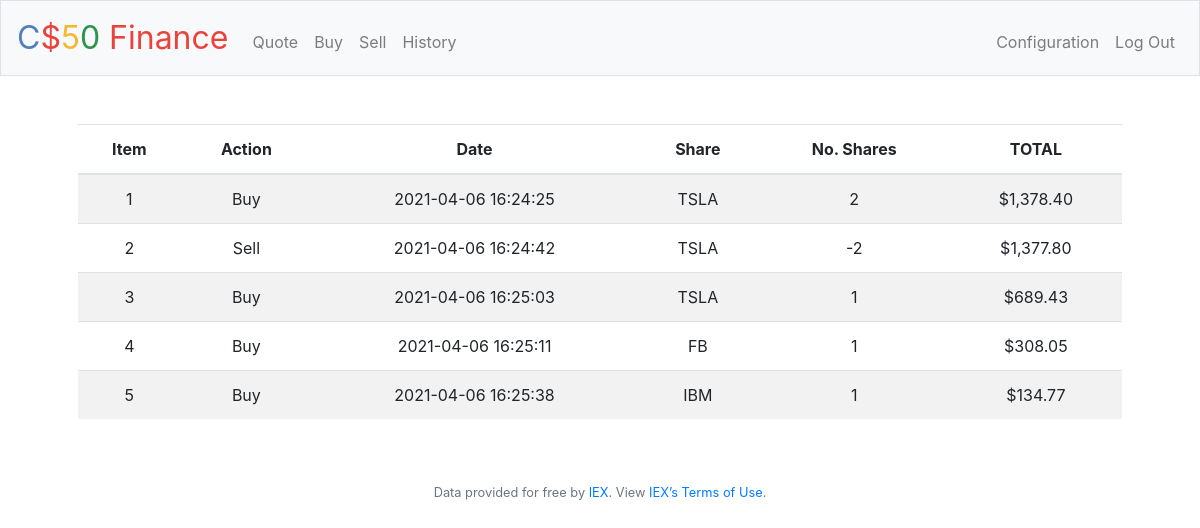
The page /history (signed in) on the database as committed earlier.
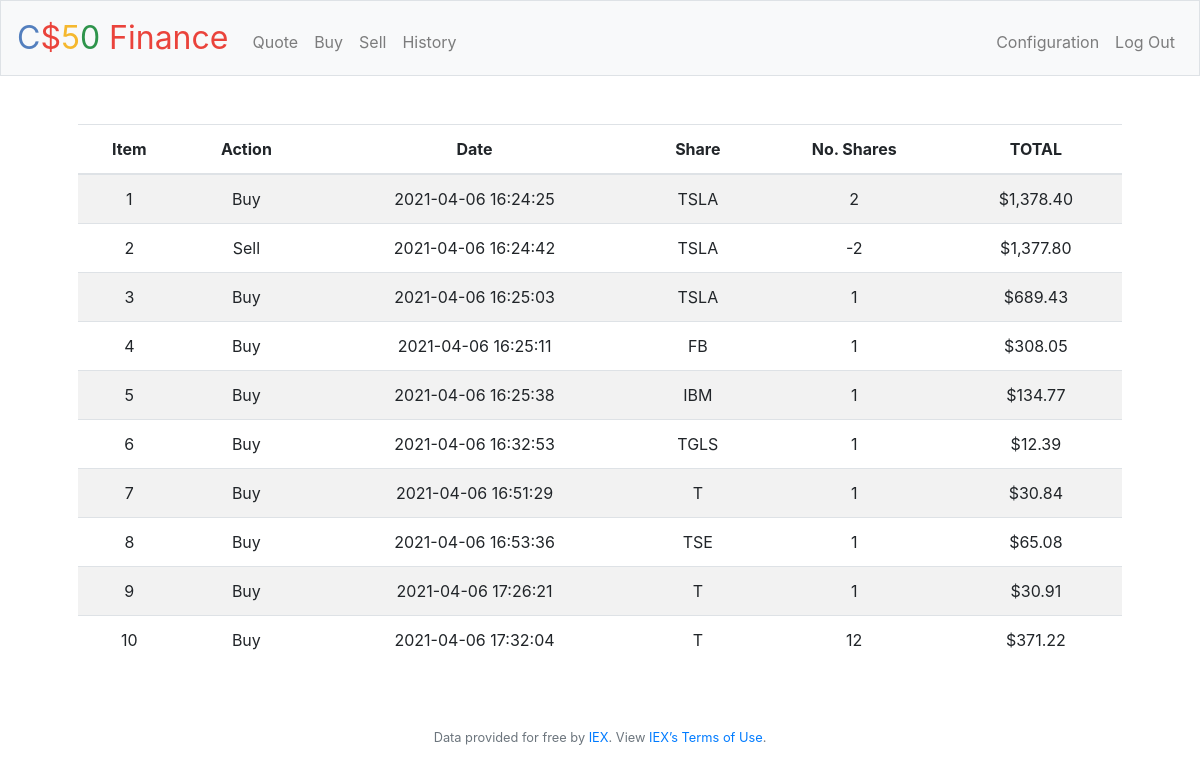
The same page on the database as committed later.
### tables this page shows
CREATE TABLE transactions (
id INTEGER, 
user_id INTEGER NOT NULL,
action INTEGER NOT NULL,
date DATETIME NOT NULL,
share TEXT NOT NULL,
no_shares INTEGER NOT NULL,
value DECIMAL NOT NULL,
PRIMARY KEY(id),
FOREIGN KEY(user_id) REFERENCES users(id));

### application.py (the view)
@app.route("/history")
@login_required
def history():
    historic = db.execute("SELECT id, action, date, share, no_shares, value FROM transactions WHERE user_id = ?", session["user_id"])
    return render_template("history.html", historic=historic)

### application.py (called while the page is built)
@app.after_request
def after_request(response):
    response.headers["Cache-Control"] = "no-cache, no-store, must-revalidate"
    response.headers["Expires"] = 0
    response.headers["Pragma"] = "no-cache"
    return response

### helpers.py (called while the page is built)
def login_required(f):
    @wraps(f)
    def decorated_function(*args, **kwargs):
        if session.get("user_id") is None:
            return redirect("/login")
        return f(*args, **kwargs)
    return decorated_function

def usd(value):
    return f"${value:,.2f}"

### templates/history.html (shortened to what this page needs)
{% extends "layout.html" %}
{% block main %}
    <div class="form-group">
        <table class="table table-striped">
            <thead>
                <tr>
                    <th scope="col">Item</th>
                    <th scope="col">Action</th>
                    <th scope="col">Date</th>
                    <th scope="col">Share</th>
                    <th scope="col">No. Shares</th>
                    <th scope="col">TOTAL</th>
                </tr>
            </thead>
            <tbody>
                {% for row in historic %}
                    <tr>
                        <td>{{ row.id }}</td>
                        <td>{{ row.action }}</td>
                        <td>{{ row.date }}</td>
                        <td>{{ row.share }}</td>
                        <td>{{ row.no_shares }}</td>
                        <td>{{ row.value | usd }}</td>
                    </tr>
                {% endfor %}
            </tbody>
        </table>
    </div>
{% endblock %}

Rows that differ between the two databases and show on the page:
added transactions: id "6", action "Buy", date "2021-04-06 16:32:53", share "TGLS", no_shares "1", value "$12.39"
added transactions: id "7", action "Buy", date "2021-04-06 16:51:29", share "T", no_shares "1", value "$30.84"
added transactions: id "8", action "Buy", date "2021-04-06 16:53:36", share "TSE", no_shares "1", value "$65.08"
added transactions: id "9", action "Buy", date "2021-04-06 17:26:21", share "T", no_shares "1", value "$30.91"
added transactions: id "10", action "Buy", date "2021-04-06 17:32:04", share "T", no_shares "12", value "$371.22"
